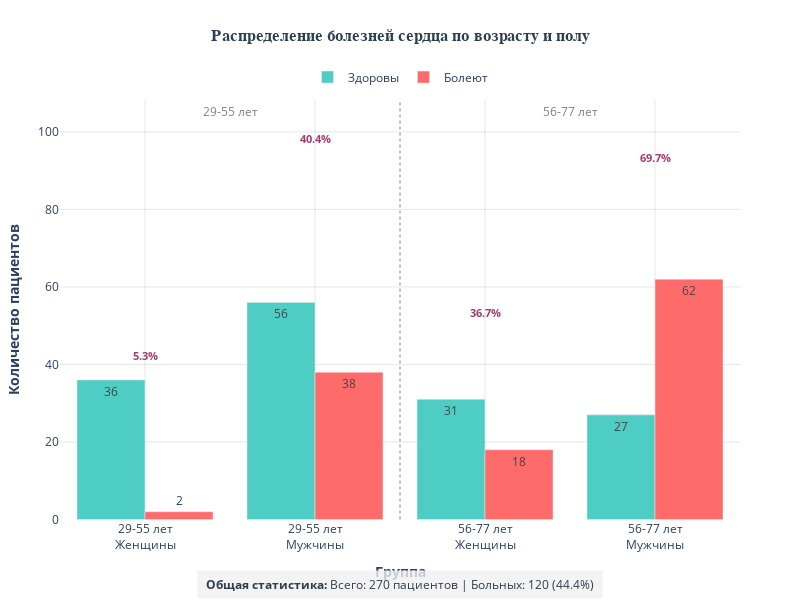

Write notebook code for a chart like this one.
### Code cell
import numpy as np
import pandas as pd
import matplotlib.pyplot as plt
import seaborn as sns
import plotly.graph_objects as go

# ==================== УПРОЩЕННЫЙ ГРАФИК ====================

# Создаем читаемые колонки для визуализации
def get_sex(row):
    if row['Sex_1'] == 1:
        return 'Мужчины'
    elif row['Sex_0'] == 1:
        return 'Женщины'
    else:
        return 'Не указан'

heart_df['Пол'] = heart_df.apply(get_sex, axis=1)
heart_df['Диагноз'] = heart_df['Heart Disease'].apply(
    lambda x: 'Болеют' if x == 1 else 'Здоровы'
)

# ПРАВИЛЬНАЯ функция для возрастной группы (используем one-hot колонки)
def get_age_group(row):
    if 'age_col_29-55' in heart_df.columns and row['age_col_29-55'] == 1:
        return '29-55 лет'
    elif 'age_col_56-77' in heart_df.columns and row['age_col_56-77'] == 1:
        return '56-77 лет'
    else:
        # Альтернатива: группировка по возрасту напрямую
        age = row['Age']
        if pd.isna(age):
            return 'Не указан'
        elif age < 56:
            return '29-55 лет'
        else:
            return '56-77 лет'

heart_df['Возрастная_группа'] = heart_df.apply(get_age_group, axis=1)

# Проверяем, что группы создались правильно
print("Распределение по возрастным группам:")
print(heart_df['Возрастная_группа'].value_counts())
print(f"\nВсего строк: {len(heart_df)}")

# Создаем сводную таблицию
pivot_table = heart_df.pivot_table(
    index=['Возрастная_группа', 'Пол'], 
    columns='Диагноз', 
    values='Age',
    aggfunc='count',
    fill_value=0
).reset_index()

# Вычисляем проценты для каждой группы
pivot_table['Всего'] = pivot_table['Здоровы'] + pivot_table['Болеют']
pivot_table['% больных'] = (pivot_table['Болеют'] / pivot_table['Всего'] * 100).round(1)

# Сортируем
pivot_table = pivot_table.sort_values(['Возрастная_группа', 'Пол'])

# Проверяем данные
print("\nСводная таблица:")
print(pivot_table)

# Упрощенный график
fig = go.Figure()

# ЦВЕТА КАК В ОСТАЛЬНЫХ ГРАФИКАХ СЕРИИ
colors = {'Здоровы': '#4ECDC4', 'Болеют': '#FF6B6B'}  # Изменено здесь

# Создаем группированный график с Plotly
for i, diagnosis in enumerate(['Здоровы', 'Болеют']):
    fig.add_trace(go.Bar(
        x=[f"{row['Возрастная_группа']}<br>{row['Пол']}" for _, row in pivot_table.iterrows()],
        y=pivot_table[diagnosis],
        name=diagnosis,
        marker_color=colors[diagnosis],
        width=0.4,
        text=pivot_table[diagnosis],
        textposition='auto',
        hovertemplate='<b>%{x}</b><br>' + f'{diagnosis}: %{{y}} чел.<br>' + 'Всего в группе: %{customdata} чел.<extra></extra>',
        customdata=pivot_table['Всего']
    ))

# Обновляем layout
fig.update_layout(
    title=dict(
        text='<b>Распределение болезней сердца по возрасту и полу</b>',
        font=dict(size=16, family='Arial', color='#2c3e50'),
        x=0.5,
        y=0.95
    ),
    xaxis=dict(
        title='<b>Группа</b>',
        tickangle=0,
        gridcolor='rgba(128, 128, 128, 0.2)',
        title_font=dict(size=14)
    ),
    yaxis=dict(
        title='<b>Количество пациентов</b>',
        gridcolor='rgba(128, 128, 128, 0.2)',
        title_font=dict(size=14)
    ),
    barmode='group',
    plot_bgcolor='white',
    paper_bgcolor='white',
    width=800,
    height=600,
    margin=dict(l=60, r=60, t=100, b=80),
    showlegend=True,
    legend=dict(
        orientation="h",
        yanchor="bottom",
        y=1.02,
        xanchor="center",
        x=0.5,
        font=dict(size=12)
    ),
    hoverlabel=dict(
        bgcolor="white",
        font_size=12,
        font_family="Arial"
    )
)

# Добавляем проценты больных над каждой группой
for i, row in pivot_table.iterrows():
    if row['Всего'] > 0:
        fig.add_annotation(
            x=i,
            y=row['Всего'] + max(pivot_table['Всего'])*0.02,
            text=f"{row['% больных']}%",
            showarrow=False,
            font=dict(size=11, color="#A23B72", weight="bold"),
            yanchor="bottom"
        )

# Добавляем разделительную линию между возрастными группами
# Определяем позицию линии
if len(pivot_table) >= 4:
    # Ожидаем 4 группы: 2 возрастные × 2 пола
    fig.add_shape(
        type="line",
        x0=1.5,
        y0=0,
        x1=1.5,
        y1=max(pivot_table['Всего']) * 1.15,
        line=dict(color="gray", width=1, dash="dot"),
    )
    
    fig.add_annotation(
        x=0.5,
        y=max(pivot_table['Всего']) * 1.12,
        text="29-55 лет",
        showarrow=False,
        font=dict(size=12, color="gray"),
        xanchor="center"
    )
    
    fig.add_annotation(
        x=2.5,
        y=max(pivot_table['Всего']) * 1.12,
        text="56-77 лет",
        showarrow=False,
        font=dict(size=12, color="gray"),
        xanchor="center"
    )

# Простая статистика внизу
total_patients = len(heart_df)
sick_patients = heart_df["Heart Disease"].sum() if "Heart Disease" in heart_df.columns else 0
percent_sick = (sick_patients / total_patients * 100) if total_patients > 0 else 0

stats_text = f'''
<b>Общая статистика:</b>
Всего: {total_patients} пациентов | Больных: {sick_patients} ({percent_sick:.1f}%)
'''

fig.add_annotation(
    x=0.5,
    y=-0.12,
    xref="paper",
    yref="paper",
    text=stats_text,
    showarrow=False,
    align="center",
    font=dict(size=12, color="#2c3e50"),
    bgcolor="rgba(240, 240, 240, 0.8)",
    borderpad=5,
    xanchor="center",
    yanchor="top"
)

fig.show()

# Сохраняем
fig.write_html("heart_disease_simple.html")
fig.write_image("heart_disease_simple.png", width=800, height=600)

print("\n✅ Упрощенный график создан!")
print(f"📊 На графике показано: {len(pivot_table)} комбинаций возраст-пол")
print("🎨 Цвета: #FF6B6B (болеют), #4ECDC4 (здоровы) - как во всей серии")

### Figure 1 — Plotly figure (JSON) as saved in the notebook; plotly's stock layout.template omitted (floating-point values rounded to 4 significant figures)
{"data": [{"customdata": [38, 94, 49, 89], "hovertemplate": "<b>%{x}</b><br>Здоровы: %{y} чел.<br>Всего в группе: %{customdata} чел.<extra></extra>", "marker": {"color": "#4ECDC4"}, "name": "Здоровы", "text": [36.0, 56.0, 31.0, 27.0], "textposition": "auto", "type": "bar", "width": 0.4, "x": ["29-55 лет<br>Женщины", "29-55 лет<br>Мужчины", "56-77 лет<br>Женщины", "56-77 лет<br>Мужчины"], "y": [36, 56, 31, 27]}, {"customdata": [38, 94, 49, 89], "hovertemplate": "<b>%{x}</b><br>Болеют: %{y} чел.<br>Всего в группе: %{customdata} чел.<extra></extra>", "marker": {"color": "#FF6B6B"}, "name": "Болеют", "text": [2.0, 38.0, 18.0, 62.0], "textposition": "auto", "type": "bar", "width": 0.4, "x": ["29-55 лет<br>Женщины", "29-55 лет<br>Мужчины", "56-77 лет<br>Женщины", "56-77 лет<br>Мужчины"], "y": [2, 38, 18, 62]}], "layout": {"annotations": [{"font": {"color": "#A23B72", "size": 11, "weight": "bold"}, "showarrow": false, "text": "5.3%", "x": 0, "y": 39.88, "yanchor": "bottom"}, {"font": {"color": "#A23B72", "size": 11, "weight": "bold"}, "showarrow": false, "text": "40.4%", "x": 1, "y": 95.88, "yanchor": "bottom"}, {"font": {"color": "#A23B72", "size": 11, "weight": "bold"}, "showarrow": false, "text": "36.7%", "x": 2, "y": 50.88, "yanchor": "bottom"}, {"font": {"color": "#A23B72", "size": 11, "weight": "bold"}, "showarrow": false, "text": "69.7%", "x": 3, "y": 90.88, "yanchor": "bottom"}, {"font": {"color": "gray", "size": 12}, "showarrow": false, "text": "29-55 лет", "x": 0.5, "xanchor": "center", "y": 105.3}, {"font": {"color": "gray", "size": 12}, "showarrow": false, "text": "56-77 лет", "x": 2.5, "xanchor": "center", "y": 105.3}, {"align": "center", "bgcolor": "rgba(240, 240, 240, 0.8)", "borderpad": 5, "font": {"color": "#2c3e50", "size": 12}, "showarrow": false, "text": "\n<b>Общая статистика:</b>\nВсего: 270 пациентов | Больных: 120 (44.4%)\n", "x": 0.5, "xanchor": "center", "xref": "paper", "y": -0.12, "yanchor": "top", "yref": "paper"}], "barmode": "group", "height": 600, "hoverlabel": {"bgcolor": "white", "font": {"family": "Arial", "size": 12}}, "legend": {"font": {"size": 12}, "orientation": "h", "x": 0.5, "xanchor": "center", "y": 1.02, "yanchor": "bottom"}, "margin": {"b": 80, "l": 60, "r": 60, "t": 100}, "paper_bgcolor": "white", "plot_bgcolor": "white", "shapes": [{"line": {"color": "gray", "dash": "dot", "width": 1}, "type": "line", "x0": 1.5, "x1": 1.5, "y0": 0, "y1": 108.1}], "showlegend": true, "title": {"font": {"color": "#2c3e50", "family": "Arial", "size": 16}, "text": "<b>Распределение болезней сердца по возрасту и полу</b>", "x": 0.5, "y": 0.95}, "width": 800, "xaxis": {"gridcolor": "rgba(128, 128, 128, 0.2)", "tickangle": 0, "title": {"font": {"size": 14}, "text": "<b>Группа</b>"}}, "yaxis": {"gridcolor": "rgba(128, 128, 128, 0.2)", "title": {"font": {"size": 14}, "text": "<b>Количество пациентов</b>"}}}}
